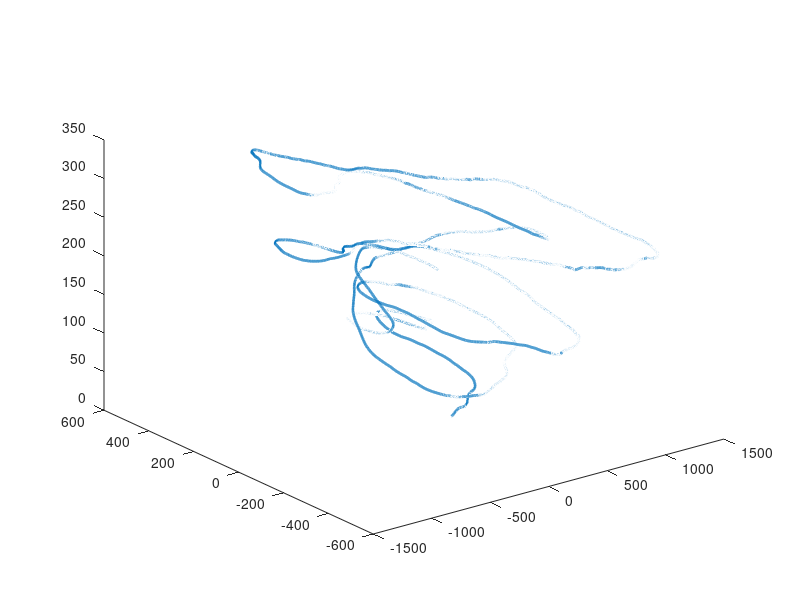

Write MATLAB code to recreate this figure. (Note: this script raises an error after producing the figure.)
clc
close all;
clear all;

%% 3D position - UTM
load('materials/trajectory_utm.mat', 'Pn', 'Pe', 'Pd');

%% Plot parameters
linewidth = 2;
markersize = 12;
LegendFontSize = 15;
NLabelFontSize = 14;  ELabelFontSize = 14;  UpLabelFontSize = 14;

%% Colorization - 3D Plot
figure("Name", '3D Trajectory')
% ---- Note that if the trajectory is too long, it doesn't work!!! ---- 
p=plot3(Pn, Pe, Pd,  'LineWidth', linewidth);
p.Annotation.LegendInformation.IconDisplayStyle = 'off';
data_size = size(Pn);
n = data_size(1);
drawnow
cd = [uint8(jet(n)*255) uint8(ones(n,1))].'; %'
set(p.Edge, 'ColorBinding','interpolated', 'ColorData',cd)

hold on;

%% Add markers
num_objects = 2; 
linecolors = linspecer(num_objects, 'qualitative');
LineColors = flipud(linecolors);
plot3(Pn(1), Pe(1), Pd(1),"s", "MarkerSize", markersize, 'MarkerFaceColor', LineColors(1, :), 'MarkerEdgeColor', LineColors(1, :));
plot3(Pn(end), Pe(end), Pd(end),"^", "MarkerSize", markersize, 'MarkerFaceColor', LineColors(2, :), 'MarkerEdgeColor', LineColors(2, :));

grid on;
legend({'Start','End'},'Location','northeast', 'FontSize', LegendFontSize);
xlabel('North [m]', 'fontsize', NLabelFontSize);
ylabel('East [m]', 'fontsize', ELabelFontSize);
zlabel('Up [m]', 'fontsize', UpLabelFontSize);

saveas(gcf, 'imgs/Navigation_trajectory.png');
% print -depsc 'imgs/Navigation_trajectory.eps'




